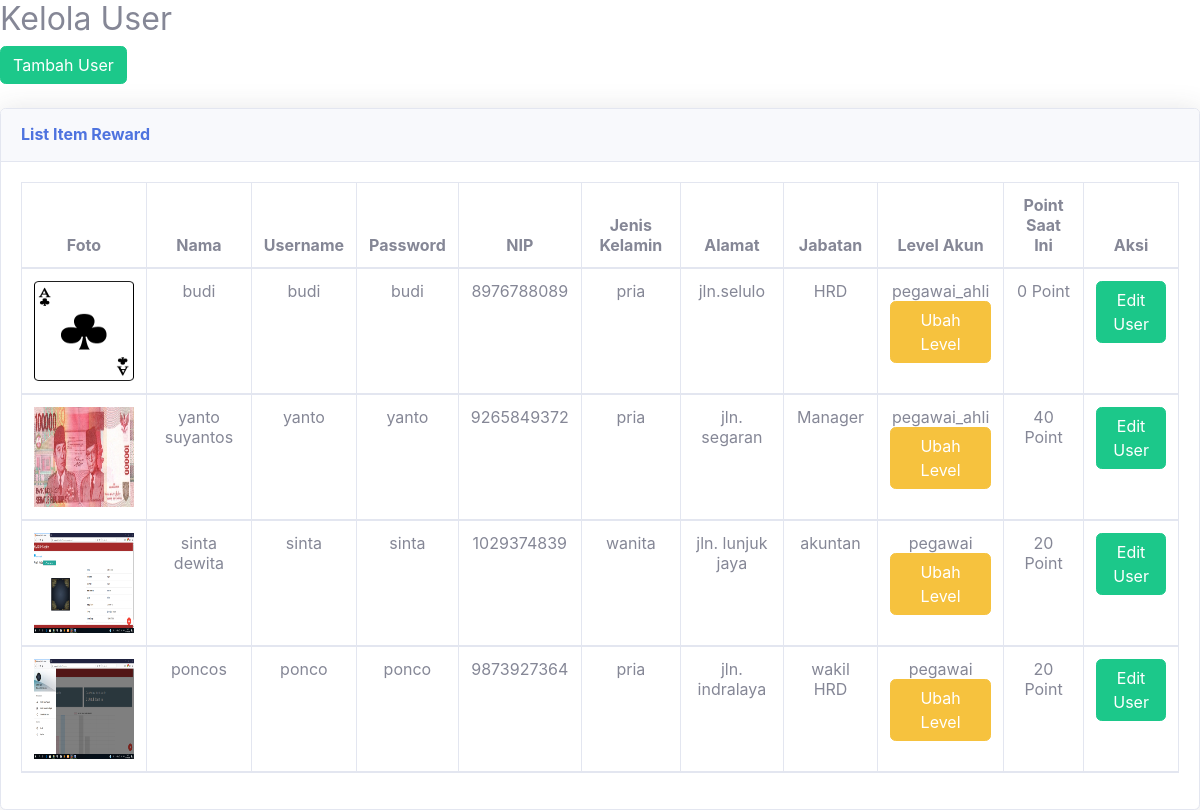
Screenshot of /admin/module/kelola_user.php with the database file from the repository.
### tables this page shows
CREATE TABLE `user` (
  `user_id` int(30) NOT NULL,
  `username` varchar(30) NOT NULL,
  `password` varchar(50) NOT NULL,
  `level` varchar(20) NOT NULL,
  `nip` varchar(50) NOT NULL,
  `nama` varchar(100) NOT NULL,
  `jenis_kelamin` varchar(25) NOT NULL,
  `alamat` varchar(250) NOT NULL,
  `jabatan` varchar(200) NOT NULL,
  `point` int(11) NOT NULL,
  `foto` varchar(200) NOT NULL
);

### admin/module/kelola_user.php (the view, shortened to what this page needs)
 <link href="css/sb-admin-2.min.css" rel="stylesheet">
  <link href="vendor/datatables/dataTables.bootstrap4.min.css" rel="stylesheet">
  <h2>Kelola User</h2 >
              <a href="?module=buat_user" class="btn btn-success"> Tambah User</a>
              <div class="card shadow mb-4">
            <div class="card-header py-3">
              <h6 class="m-0 font-weight-bold text-primary">List Item Reward</h6>
            </div>
            <div class="card-body">
              <div class="table-responsive">
                <table class="table table-bordered" id="dataTable" width="100%" cellspacing="0">
                  <thead>
                    <tr>
                      <th><center> Foto </th>
                      <th><center> Nama </th>
                      <th><center> Username</th>
                      <th><center> Password</th>
                      <th><center>NIP</th>
                        <th><center>Jenis Kelamin</th>
                          <th><center>Alamat</th>
                            <th><center>Jabatan</th>
                              <th><center>Level Akun</th>
                                <th><center>Point Saat Ini</th>
                      <th><center>Aksi</th>
                </tr>
        <?php
          $dbconnect = mysqli_connect('localhost','root','','cesar');
        ?>
        <?php
          $query1 = mysqli_query($dbconnect, "SELECT * FROM user where level!='admin' order by user_id desc");
          while ($data = mysqli_fetch_assoc($query1)){
            ?>
            <tr>
            <td><center><img src="<?php echo $data['foto']; ?>" width="100px" height="100px"></td>
            <td><center><?php echo $data['nama']; ?></td>
            <td><center><?php echo $data['username']; ?></td>
            <td><center><?php echo $data['password']; ?> </td>
              <td><center><?php echo $data['nip']; ?> </td>
                <td><center><?php echo $data['jenis_kelamin']; ?> </td>
                  <td><center><?php echo $data['alamat']; ?> </td>
                    <td><center><?php echo $data['jabatan']; ?> </td>
                      <td><center><?php echo $data['level']; ?> <br>
                        <a href="?module=edit_level&user_id=<?php echo $data['user_id']; ?>" class="btn btn-warning"> Ubah Level</a>
                      </td>
                        <td><center><?php echo $data['point']; ?> Point</td>
              <td><center><a href="?module=edit_user&user_id=<?php echo $data['user_id'] ?>" class="btn btn-success"> Edit User</a></td>
            </tr>
            <?php }?>
          </table>
            </div>
        </div>
        </body>
        </html>
      </div>
</body>
</html>

### rows the page displays
user: foto (picture), nama "budi", username "budi", password "budi", nip "8976788089", jenis_kelamin "pria", alamat "jln.selulo", jabatan "HRD", level "pegawai_ahli", point "0"
user: foto (picture), nama "yanto suyantos", username "yanto", password "yanto", nip "9265849372", jenis_kelamin "pria", alamat "jln. segaran", jabatan "Manager", level "pegawai_ahli", point "40"
user: foto (picture), nama "sinta dewita", username "sinta", password "sinta", nip "1029374839", jenis_kelamin "wanita", alamat "jln. lunjuk jaya", jabatan "akuntan", level "pegawai", point "20"
user: foto (picture), nama "poncos", username "ponco", password "ponco", nip "9873927364", jenis_kelamin "pria", alamat "jln. indralaya", jabatan "wakil HRD", level "pegawai", point "20"
